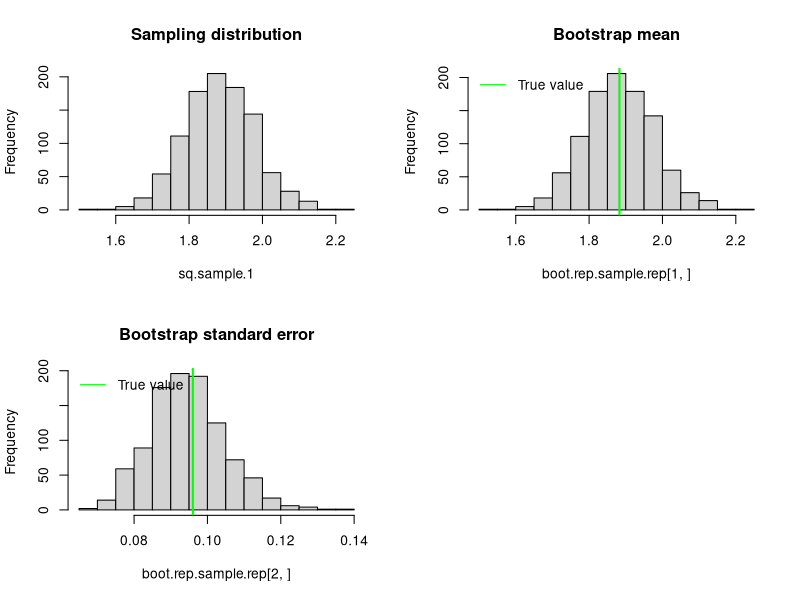
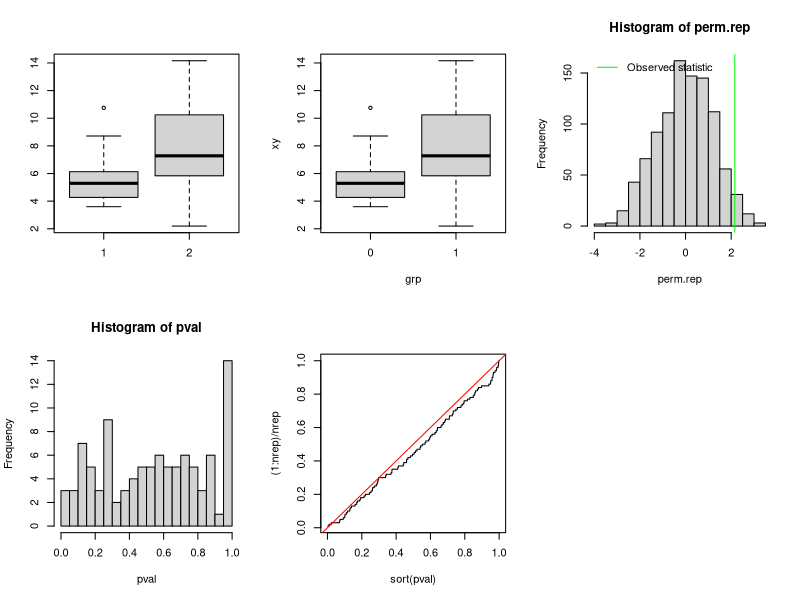

The R script that drew these images, in order: (Note: this script raises an error after producing the figures.)

#######
####### EXAMPLE 1: Bootstrap third order sample moment 
#######

### Sq =  Avg[(x - xbar)^3]

Sq = function(x) {mean(sqrt(x))}

### Simulate sample distribution from Chisq 4 df

nrep=1000
nsample=50
xmatrix = matrix(rchisq(nrep*nsample,df=4),nrep,nsample)
sq.sample.1 = apply(xmatrix,1,Sq)

### Examine distribution


par(mfrow=c(2,2)) # make room for all plots

hist(sq.sample.1,nclass=15,main='Sampling distribution')
mean(sq.sample.1)
sd(sq.sample.1)

### Basic bootstrap operation

boot.rep = function(x) {Sq(sample(x,replace=TRUE))}
boot.rep.sample = sapply(1:10000,function(i) boot.rep(xmatrix[1,]))
mean(boot.rep.sample)
sd(boot.rep.sample)

### Apply to each sample

boot.rep.sample.rep = apply(xmatrix, 1, function(x) {
                            z = sapply(1:1000, function(i) boot.rep(x))
                            return(c(mean(z),sd(z)))
})                     
                    
### Examine accuracy of bootstrap 


hist(boot.rep.sample.rep[1,],main="Bootstrap mean")
abline(v=mean(sq.sample.1),col='green',lwd=2)
legend('topleft',legend=c("True value"),col='green',lty=1,cex=1,bty='n')
hist(boot.rep.sample.rep[2,],main="Bootstrap standard error")
abline(v=sd(sq.sample.1),col='green',lwd=2)
legend('topleft',legend=c("True value"),col='green',lty=1,cex=1,bty='n')


#######
####### EXAMPLE 2: Two sample permutation test
#######

### make room for plots 

par(mfrow=c(2,3))

### Create 2 samples

set.seed(12345)
x = rgamma(10,5,1)
y = rgamma(20,8,1)
boxplot(x,y)

### Express in model form

grp = c(rep(0,10),rep(1,20))
xy = c(x,y)
cbind(xy,grp)
boxplot(xy~grp)

### Calculate sample means by group

tapply(xy,grp,function(x) mean(x))

# There are usually more than one way to do things 

c(mean(xy[grp==0]),mean(xy[grp==1]))

### Permute group labels

grp.perm = sample(grp)
grp.perm

# Permutation destroys group association with outcomes 

tapply(xy,grp,function(x) mean(x))
tapply(xy,grp.perm,function(x) mean(x))

### Create a null distributionfor the hypothesis of equal group distributions

perm.rep = sapply(1:1000, function(x) {
                            diff(tapply(xy,sample(grp),function(x) mean(x)))
})

# Observed statistic

obs.diff = diff(tapply(xy,grp,function(x) mean(x)))
hist(perm.rep,nclass=15)
abline(v=obs.diff,col="green")
legend('topleft',legend=c("Observed statistic"),col='green',lty=1,cex=1,bty='n')

# Note that p-value estimation should include the observed statistic

mean(obs.diff <= c(perm.rep,obs.diff))


################################################################
### Is this test accurate? Compare nominal to actual test size
################################################################

set.seed(12345)

###
### Now, simulate data with equal group distributions 
### Simulate nrep data sets, apply bootstrap to each one 
###

nrep=100
nsample=30
xmatrix = matrix(rgamma(nrep*nsample,6.5,1),nrep,nsample)

grp = c(rep(0,10),rep(1,20))

pval = NULL
for (i in 1:nrep) {
  xy = xmatrix[i,]
  obs.diff = diff(tapply(xy,grp,function(x) mean(x)))
  perm.rep = sapply(1:1000, function(x) {
                            diff(tapply(xy,sample(grp),function(x) mean(x)))
  })
  pval[i] = mean(obs.diff <= c(perm.rep,obs.diff))
}
  
### Under the NULL hypothesis, the p-values should be uniformly distributed

# Histogram

hist(pval,nclass=15)

# Examine cumulative distribution function of p-values, compare to the uniform distribution

plot(sort(pval),(1:nrep)/nrep,type='s')
abline(0,1,col='red',lwd=1)

#
# We want to compare nominal 5% significance level to the actual significance level. 
# The actual significance level can be estimated as a binomial parameter. 
# For nrep = 100, the standard error for this estimate is about sqrt(.05*0.95/100) = 0.0218.
# Margin of error of a 95% CI is 2*0.0218 > 4%. 
# So if 5% is the actual significance level, as wll as the nominal, we can expect to see the estimated 
# significance level to be 1% - 9%. 

mean(pval <= 0.05)

# To decrease a margin of error by a factor of 4, increase the sample size by a factor of 4^2 = 16. 

#######################################
### This can always be parallelized
#######################################

### Testing a bootstrap 

# load parallel library

library(parallel)

### Enclose entire procedure into a single function, with input equal to the number of simulation replications

fun.par = function(nrep) {
  nsample=30
  xmatrix = matrix(rgamma(nrep*nsample,6.5,1),nrep,nsample)
  grp = c(rep(0,10),rep(1,20))
  pval = rep(0,nrep)
  for (i in 1:nrep) {
    xy = xmatrix[i,]
    obs.diff = diff(tapply(xy,grp,function(x) mean(x)))
    perm.rep = sapply(1:1000, function(x) {
                          diff(tapply(xy,sample(grp),function(x) mean(x)))
    })
    pval[i] = mean(obs.diff <= c(perm.rep,obs.diff))
  }
  return(pval)
}  

### We can time the computation with the system.time() function (use the older assign operator <-)

st0 = system.time(junk1 <- fun.par(50))
st1 = system.time(junk1 <- fun.par(100))
st0
st1

### Time needed for nrep = 1600

st0[3]*1600/50

### Set up computation on 5 processors (your computer may have fewer processors, but it will still accept 5)

mc = 5
in.list = as.list(rep(320,mc))
cl = makeCluster(mc)
clusterSetRNGStream(cl,1234)
system.time(junk3 <- parLapply(cl,in.list,fun.par))
stopCluster(cl)

### consolidate simulation data into a single vector

pval = NULL
for (i in 1:5) {pval = c(pval,junk3[[i]])}
length(pval)


### Repeat summary

par(mfrow=c(1,2))
hist(pval,nclass=15)

# Examine cumulative distribution function of p-values, compare to the uniform distribution

nrep = length(pval)
plot(sort(pval),(1:nrep)/nrep,type='s')
abline(0,1,col='red',lwd=1)

mean(pval <= 0.05)

###
### Suppose initial code needs to be run on each processor, for example, a library needs to be loaded. 
### Use the  clusterEvalQ() function, for example:
###
###  cl = makeCluster(mc)
###  clusterSetRNGStream(cl,1234)
###  clusterEvalQ(cl,library(splines))
###  clusterEvalQ(cl,source("copLib.R"))
###  clusterCall(cl, fun, ...)
###  stopCluster(cl)
###

